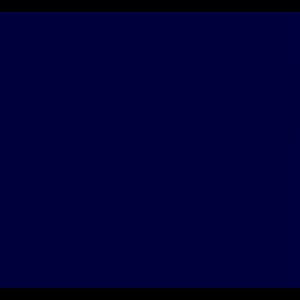
#> input picture tiles_image/gen_heart/heart_0.0_0.0_0.2_r0.png, 100 x 100 px (shown 3 times larger)
$ python mozaic.py
#> lines starting #> are read from the running program, lines starting #| are printed output that depends on the picture
import math
import os
import pickle
import sys
from collections import defaultdict
from multiprocessing import Pool
from time import sleep

import cv2
import numpy as np
from tqdm import tqdm

import variables as conf

COLOR_DEPTH = conf.COLOR_DEPTH
RESIZING_SCALES = conf.RESIZING_SCALES
PIXEL_SHIFT = conf.PIXEL_SHIFT
POOL_SIZE = conf.POOL_SIZE
OVERLAP_TILES = conf.OVERLAP_TILES


def color_quantization(img, n_colors):
    return np.round(img / 255 * n_colors) / n_colors * 255


def read_image(path):
    img = cv2.imread(path, cv2.IMREAD_UNCHANGED)
    if img.shape[2] == 3:
        img = cv2.cvtColor(img, cv2.COLOR_BGR2BGRA)
    img = color_quantization(img.astype('float'), COLOR_DEPTH)
    return img.astype('uint8')


def resize_image(img, ratio):
    img = cv2.resize(img, (int(img.shape[1] * ratio), int(img.shape[0] * ratio)))
    return img


def mode_color(img, ignore_alpha=False):
    counter = defaultdict(int)
    total = 0
    for y in img:
        for x in y:
            if len(x) < 4 or ignore_alpha or x[3] != 0:
                counter[tuple(x[:3])] += 1
            else:
                counter[(-1, -1, -1)] += 1
            total += 1

    if total > 0:
        mode_color = max(counter, key=counter.get)
        if mode_color == (-1, -1, -1):
            return None, None
        else:
            return mode_color, counter[mode_color] / total
    else:
        return None, None


def show_image(img, wait=True):
    cv2.imshow('img', img)
    if wait:
        cv2.waitKey(0)
    else:
        cv2.waitKey(1)


def load_tiles(paths):
    tiles = defaultdict(list)
    for path in paths:
        if os.path.isdir(path):
            for tile_name in tqdm(os.listdir(path), desc="Loading tiles"):
                tile = read_image(os.path.join(path, tile_name))
                mode, rel_freq = mode_color(tile, ignore_alpha=True)
                if mode != None:
                    for scale in RESIZING_SCALES:
                        t = resize_image(tile, scale)
                        res = tuple(t.shape[:2])
                        tiles[res].append({
                            'tile': t,
                            'mode': mode,
                            'rel_freq': rel_freq
                        })

            with open('tiles.pickle', 'wb') as f:
                pickle.dump(tiles, f)

        else:
            with open(path, 'rb') as f:
                tiles = pickle.load(f)

    return tiles


def image_boxes(img, res):
    if not PIXEL_SHIFT:
        shift = np.flip(res)
    else:
        shift = PIXEL_SHIFT

    boxes = []
    for y in range(0, img.shape[0], shift[1]):
        for x in range(0, img.shape[1], shift[0]):
            boxes.append({
                'img': img[y:y + res[0], x:x + res[1]],
                'pos': (x, y)
            })

    return boxes


def color_distance(c1, c2):
    c1_int = [int(x) for x in c1]
    c2_int = [int(x) for x in c2]
    return math.sqrt((c1_int[0] - c2_int[0]) ** 2 + (c1_int[1] - c2_int[1]) ** 2 + (c1_int[2] - c2_int[2]) ** 2)


def most_similar_tile(box_mode_freq, tiles):
    if not box_mode_freq[0]:
        return (0, np.zeros(shape=tiles[0]['tile'].shape))
    else:
        min_distance = None
        min_tile_img = None
        for t in tiles:
            dist = (1 + color_distance(box_mode_freq[0], t['mode'])) / box_mode_freq[1]
            if min_distance == None or dist < min_distance:
                min_distance = dist
                min_tile_img = t['tile']
        return (min_distance, min_tile_img)


def get_processed_image_boxes(image_path, tiles):
    img = read_image(image_path)
    pool = Pool(POOL_SIZE)
    all_boxes = []

    for res, ts in tqdm(sorted(tiles.items(), reverse=True), desc="Gettting and processing boxes"):
        boxes = image_boxes(img, res)
        modes = pool.map(mode_color, [x['img'] for x in boxes])
        most_similar_tiles = pool.starmap(most_similar_tile, zip(modes, [ts for x in range(len(modes))]))
        i = 0
        for min_dist, tile in most_similar_tiles:
            boxes[i]['min_dist'] = min_dist
            boxes[i]['tile'] = tile
            i += 1

        all_boxes += boxes

    return all_boxes, img.shape


def place_tile(img, box):
    p1 = np.flip(box['pos'])
    p2 = p1 + box['img'].shape[:2]
    img_box = img[p1[0]:p2[0], p1[1]:p2[1]]
    mask = box['tile'][:, :, 3] != 0
    mask = mask[:img_box.shape[0], :img_box.shape[1]]
    if OVERLAP_TILES or not np.any(img_box[mask]):
        img_box[mask] = box['tile'][:img_box.shape[0], :img_box.shape[1], :][mask]


def create_tiled_image(boxes, res, render=False):
    img = np.zeros(shape=(res[0], res[1], 4), dtype=np.uint8)

    for box in tqdm(sorted(boxes, key=lambda x: x['min_dist'], reverse=OVERLAP_TILES), desc="Creating tiled image"):
        place_tile(img, box)
        if render:
            show_image(img, wait=False)
            sleep(0.025)

    return img


def main():
    if len(sys.argv) > 1:
        image_path = sys.argv[1]
    else:
        image_path = conf.IMAGE_TO_TILE

    if len(sys.argv) > 2:
        tiles_paths = []
        path = sys.argv[2]
        tiles_paths.append(path)
    else:
        tiles_paths = conf.TILES_FOLDER.split(' ')
    print(tiles_paths)
    if len(sys.argv) > 3:
        Output_file = sys.argv[3]
    else:
        Output_file = conf.OUTPUT_FILE
    if not os.path.exists(image_path):
        print('Image not found')
        exit(-1)
    for path in tiles_paths:
        if not os.path.exists(path):
            print('Tiles folder not found')
            exit(-1)

    tiles = load_tiles(tiles_paths)
#> in read_image, img is the input picture: shape (100, 100, 4); mean B, G, R, A 55.3, 0, 0, 159.9
#> the loop in mode_color, `for y in img:` made 100 passes
#> after the loop in mode_color, `for y in img:`: counter = {(0, 0, 0): 800, (63, 0, 0): 9200}; total = 10000
#> in mode_color, `mode_color = max(counter, key=counter.get)`: mode_color = (63, 0, 0)
#> in load_tiles, `mode, rel_freq = mode_color(tile, ignore_alpha=True)`: rel_freq = 0.92
#> tiles = 5 items
    boxes, original_res = get_processed_image_boxes(image_path, tiles)
#> call 4 of read_image, with path = 'images/face.jpg'
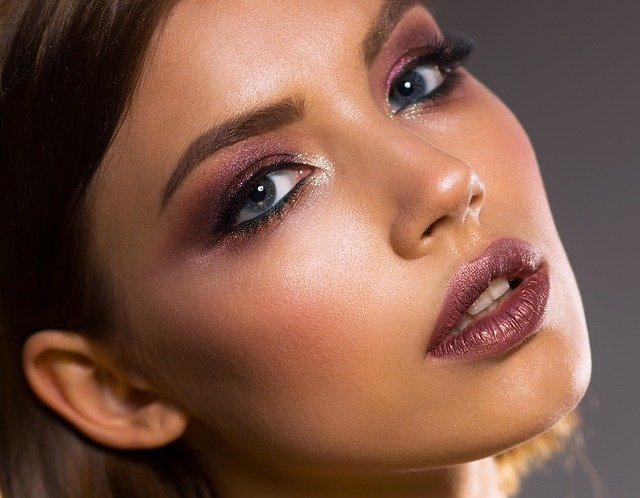
#> input picture images/face.jpg, 640 x 498 px
#> in read_image, img is the input picture: shape (498, 640, 3); mean B, G, R 72, 88.2, 127.4
#> the loop in get_processed_image_boxes, `for res, ts in tqdm(sorted(tiles.items(), reverse=True), desc="Getttin..` made 5 passes
#> res on passes 2 to 5: (40, 40), (30, 30), (20, 20), (10, 10)
#> shift in image_boxes on pass 1: [50, 50]
    img = create_tiled_image(boxes, original_res, render=conf.RENDER)
#> after the loop in create_tiled_image, `for box in tqdm(sorted(boxes, key=lambda x: x['min_dist'], reverse=OVE..`:
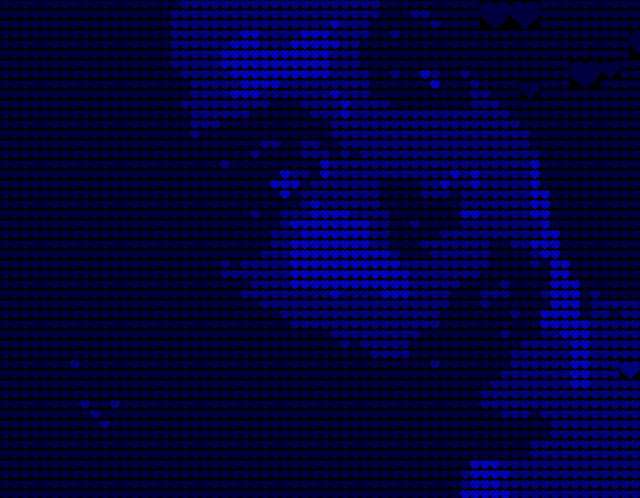
#> img: shape (498, 640, 4); mean of channels 0, 1, 2, 3 58, 0, 0, 155.6; drawn as B, G, R
    cv2.imwrite(Output_file, img)


if __name__ == "__main__":
    main()
